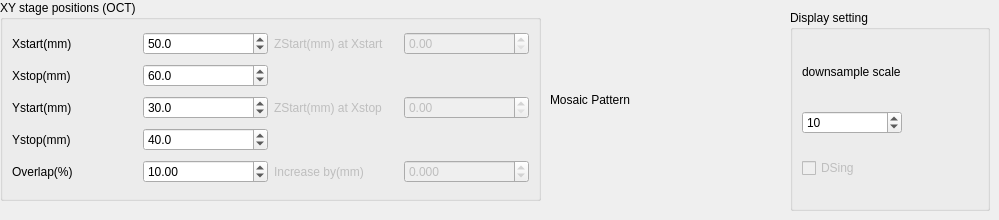
            <widget class="QWidget" name="tab_11">
             <attribute name="title">
              <string>OCT</string>
             </attribute>
             <widget class="QGroupBox" name="groupBox_9">
              <property name="geometry">
               <rect>
                <x>0</x>
                <y>0</y>
                <width>541</width>
                <height>201</height>
               </rect>
              </property>
              <property name="title">
               <string>XY stage positions (OCT)</string>
              </property>
              <layout class="QGridLayout" name="gridLayout_5">
               <item row="4" column="2">
                <widget class="QLabel" name="label_4">
                 <property name="enabled">
                  <bool>false</bool>
                 </property>
                 <property name="text">
                  <string>Increase by(mm)</string>
                 </property>
                </widget>
               </item>
               <item row="1" column="0">
                <widget class="QLabel" name="XstopLabel_2">
                 <property name="maximumSize">
                  <size>
                   <width>16777215</width>
                   <height>16777206</height>
                  </size>
                 </property>
                 <property name="text">
                  <string>Xstop(mm)</string>
                 </property>
                </widget>
               </item>
               <item row="0" column="0">
                <widget class="QLabel" name="XstartLabel_2">
                 <property name="text">
                  <string>Xstart(mm)</string>
                 </property>
                </widget>
               </item>
               <item row="1" column="1">
                <widget class="QDoubleSpinBox" name="XStop">
                 <property name="decimals">
                  <number>1</number>
                 </property>
                 <property name="maximum">
                  <double>300.000000000000000</double>
                 </property>
                 <property name="value">
                  <double>60.000000000000000</double>
                 </property>
                </widget>
               </item>
               <item row="2" column="3">
                <widget class="QDoubleSpinBox" name="XStopHeight">
                 <property name="enabled">
                  <bool>false</bool>
                 </property>
                </widget>
               </item>
               <item row="0" column="3">
                <widget class="QDoubleSpinBox" name="XStartHeight">
                 <property name="enabled">
                  <bool>false</bool>
                 </property>
                </widget>
               </item>
               <item row="0" column="2">
                <widget class="QLabel" name="label_29">
                 <property name="enabled">
                  <bool>false</bool>
                 </property>
                 <property name="text">
                  <string>ZStart(mm) at Xstart</string>
                 </property>
                </widget>
               </item>
               <item row="4" column="0">
                <widget class="QLabel" name="OverlapLabel_2">
                 <property name="maximumSize">
                  <size>
                   <width>16777215</width>
                   <height>16777206</height>
                  </size>
                 </property>
                 <property name="text">
                  <string>Overlap(%)</string>
                 </property>
                </widget>
               </item>
               <item row="2" column="0">
                <widget class="QLabel" name="YstartLabel_2">
                 <property name="text">
                  <string>Ystart(mm)</string>
                 </property>
                </widget>
               </item>
               <item row="3" column="1">
                <widget class="QDoubleSpinBox" name="YStop">
                 <property name="decimals">
                  <number>1</number>
                 </property>
                 <property name="maximum">
                  <double>50.000000000000000</double>
                 </property>
                 <property name="value">
                  <double>40.000000000000000</double>
                 </property>
                </widget>
               </item>
               <item row="3" column="0">
                <widget class="QLabel" name="YstopLabel_2">
                 <property name="maximumSize">
                  <size>
                   <width>16777215</width>
                   <height>16777206</height>
                  </size>
                 </property>
                 <property name="text">
                  <string>Ystop(mm)</string>
                 </property>
                </widget>
               </item>
               <item row="2" column="1">
                <widget class="QDoubleSpinBox" name="YStart">
                 <property name="decimals">
                  <number>1</number>
                 </property>
                 <property name="maximum">
                  <double>50.000000000000000</double>
                 </property>
                 <property name="value">
                  <double>30.000000000000000</double>
                 </property>
                </widget>
               </item>
               <item row="4" column="3">
                <widget class="QDoubleSpinBox" name="ZIncrease">
                 <property name="enabled">
                  <bool>false</bool>
                 </property>
                 <property name="decimals">
                  <number>3</number>
                 </property>
                 <property name="minimum">
                  <double>-1.000000000000000</double>
                 </property>
                 <property name="maximum">
                  <double>1.000000000000000</double>
                 </property>
                </widget>
               </item>
               <item row="0" column="1">
                <widget class="QDoubleSpinBox" name="XStart">
                 <property name="decimals">
                  <number>1</number>
                 </property>
                 <property name="maximum">
                  <double>300.000000000000000</double>
                 </property>
                 <property name="value">
                  <double>50.000000000000000</double>
                 </property>
                </widget>
               </item>
               <item row="2" column="2">
                <widget class="QLabel" name="label_30">
                 <property name="enabled">
                  <bool>false</bool>
                 </property>
                 <property name="text">
                  <string>ZStart(mm) at Xstop</string>
                 </property>
                </widget>
               </item>
               <item row="4" column="1">
                <widget class="QDoubleSpinBox" name="Overlap">
                 <property name="value">
                  <double>10.000000000000000</double>
                 </property>
                </widget>
               </item>
              </layout>
             </widget>
             <widget class="QLabel" name="MosaicLabel">
              <property name="geometry">
               <rect>
                <x>550</x>
                <y>0</y>
                <width>350</width>
                <height>200</height>
               </rect>
              </property>
              <property name="minimumSize">
               <size>
                <width>350</width>
                <height>200</height>
               </size>
              </property>
              <property name="maximumSize">
               <size>
                <width>500</width>
                <height>400</height>
               </size>
              </property>
              <property name="text">
               <string>Mosaic Pattern</string>
              </property>
              <property name="scaledContents">
               <bool>true</bool>
              </property>
             </widget>
             <widget class="QGroupBox" name="groupBox_6">
              <property name="geometry">
               <rect>
                <x>790</x>
                <y>10</y>
                <width>200</width>
                <height>201</height>
               </rect>
              </property>
              <property name="maximumSize">
               <size>
                <width>200</width>
                <height>16777215</height>
               </size>
              </property>
              <property name="title">
               <string>Display setting</string>
              </property>
              <layout class="QVBoxLayout" name="verticalLayout_23">
               <item>
                <widget class="QLabel" name="label_24">
                 <property name="maximumSize">
                  <size>
                   <width>200</width>
                   <height>30</height>
                  </size>
                 </property>
                 <property name="text">
                  <string>downsample scale</string>
                 </property>
                </widget>
               </item>
               <item>
                <widget class="QSpinBox" name="scale">
                 <property name="maximumSize">
                  <size>
                   <width>100</width>
                   <height>16777215</height>
                  </size>
                 </property>
                 <property name="minimum">
                  <number>1</number>
                 </property>
                 <property name="value">
                  <number>10</number>
                 </property>
                </widget>
               </item>
               <item>
                <widget class="QCheckBox" name="DSing">
                 <property name="enabled">
                  <bool>false</bool>
                 </property>
                 <property name="maximumSize">
                  <size>
                   <width>200</width>
                   <height>16777215</height>
                  </size>
                 </property>
                 <property name="text">
                  <string>DSing</string>
                 </property>
                </widget>
               </item>
              </layout>
             </widget>
            </widget>
